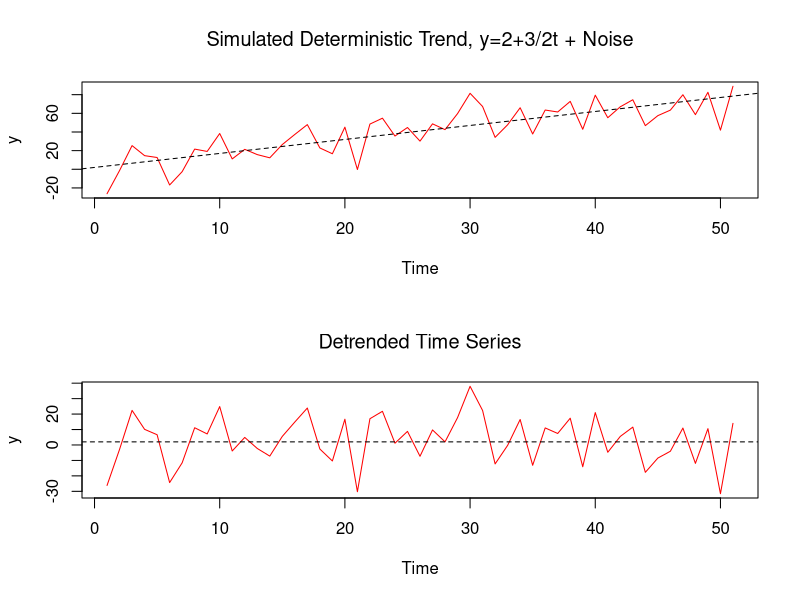
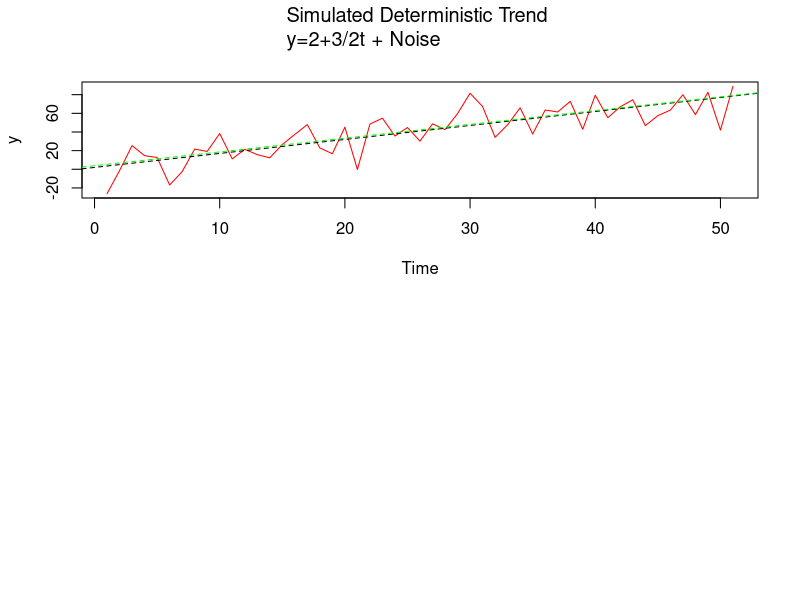
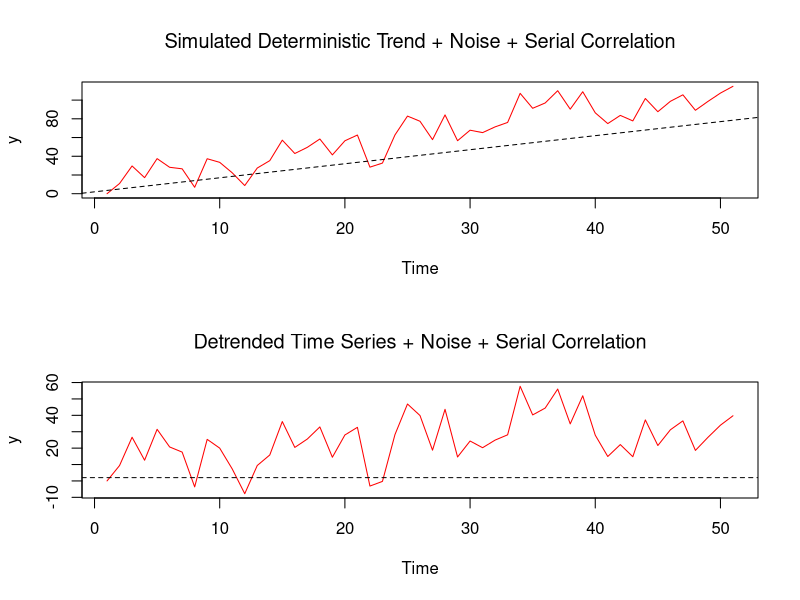
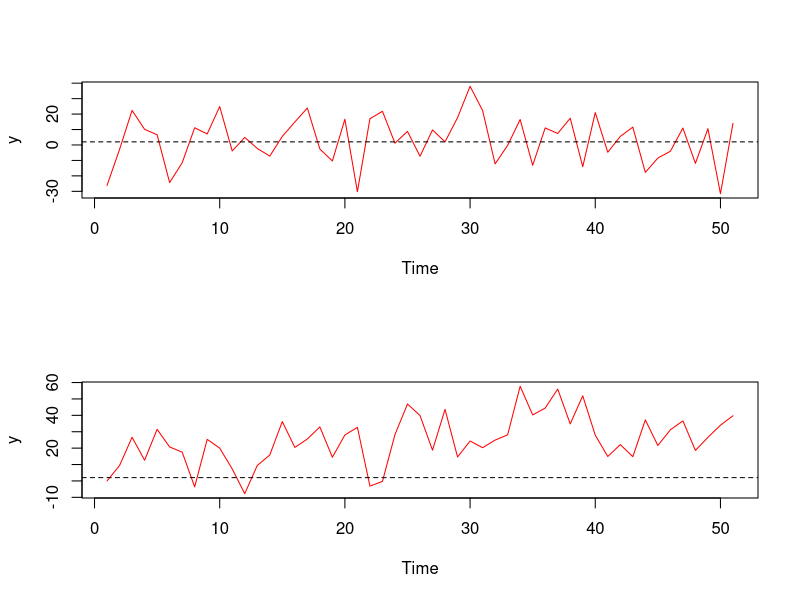
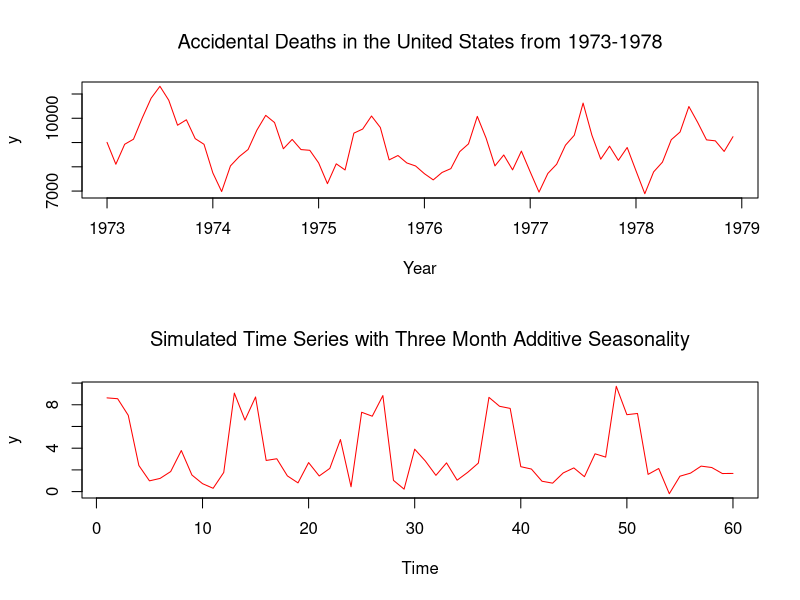
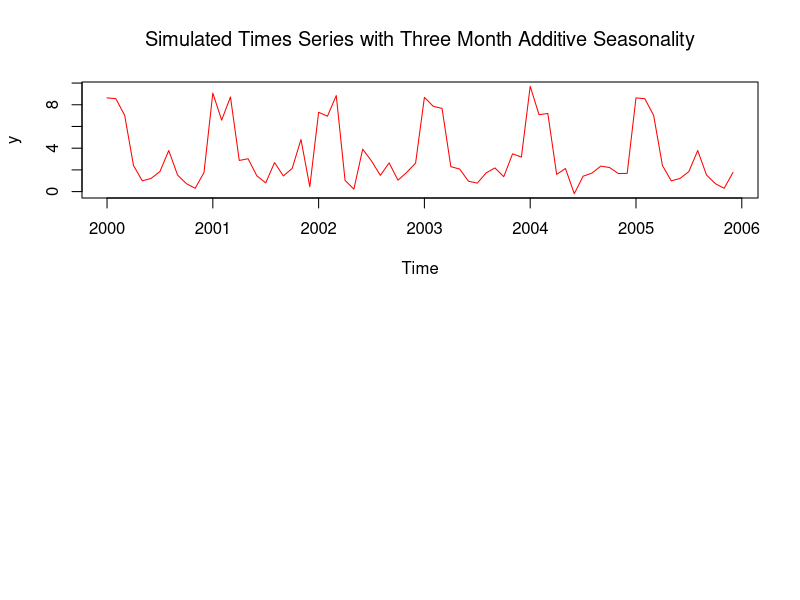
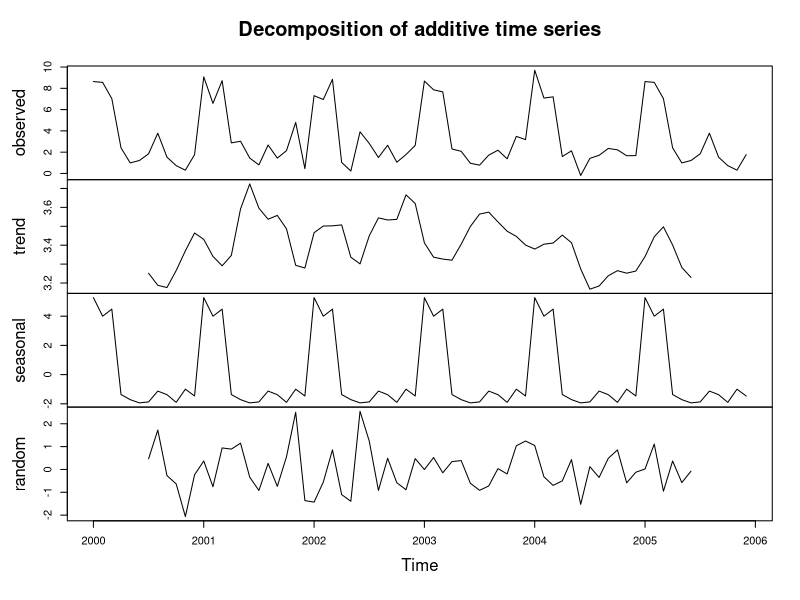
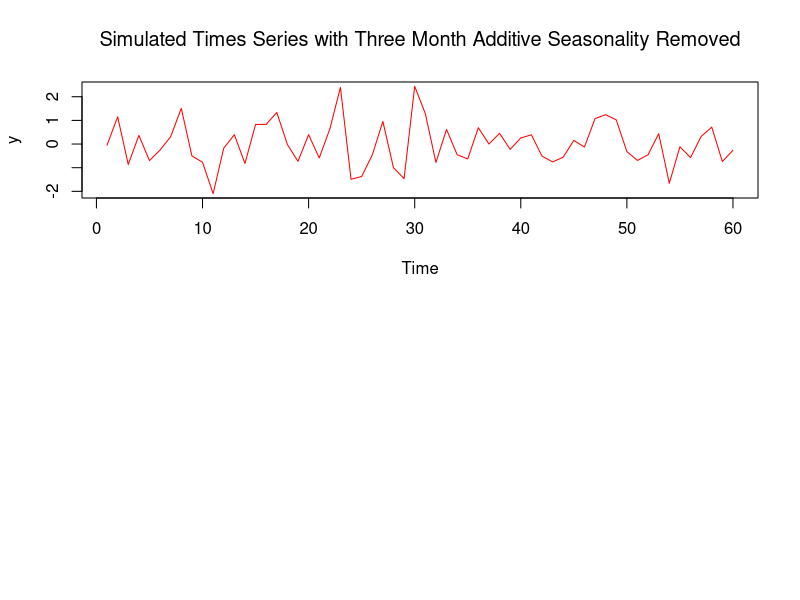

Recreate these plots in R, in order.
## ---- chunk 1
# Set the slope of the trend
b1 <- 3/2

#Set the intercept
b0 <- 2

#Set the number of periods
n <- 50
t <- seq(0,n)
y <- rep(0,n)

#Simulate the data
for (i in 1:length(t)){
	y[i] <- b1*t[i] + b0 + rnorm(1,0,15) 
	#The rnorm gives us the noise with mean 0, variance 15
}
## ---- chunk 2
#Plot the data
par(mfrow=c(2,1))
plot(y,type="l", col="red",ylab="y",xlab="Time",
     main=expression(paste
    ("Simulated Deterministic Trend, y=2+3/2t + Noise")))
abline(a=2,b=3/2,lty="dashed")

## ---- chunk 3
#Now de-trend the time series 
y.minus.tbeta <- rep(0,n)
for (i in 1:length(t)){
	y.minus.tbeta[i] <- y[i] - b1*t[i]
}

## ---- chunk 4
#Plot and take a minute to inspect the residuals
plot(y.minus.tbeta,type="l", col="red",ylab="y",xlab="Time",
     main=expression(paste("Detrended Time Series"))); abline(a=2,b=0,lty="dashed")
## ---- chunk 5
#Find the least squares estimate of the slope
slope1 <- lm(y~t)
slope1

#How does it compare to the true beta?
#Plot the data with the true beta and the estimated beta
## ---- chunk 6
plot(y,type="l", col="red",ylab="y",xlab="Time",main=expression(paste("Simulated Deterministic Trend 
y=2+3/2t + Noise"))); abline(a=2,b=3/2,lty="dashed")
abline(a=slope1$coefficients[1],b=slope1$coefficients[2],lty="dashed",col="green")
## ---- chunk 7
#Set the slope
b1 <- 3/2

#Set the intercept
b0 <- 2

#Set phi
phi <- 0.33

#Set the number of periods
n <- 50
t <- seq(0,n)
y <- rep(0,n)

for (i in 2:length(t)){
	y[i] <- y[i-1]*phi + b1*t[i] + b0 + rnorm(1,0,15)
}

## ---- chunk 8
#Plot the data and also the de-trended time series
par(mfrow=c(2,1))
plot(y,type="l", col="red",ylab="y",xlab="Time",
     main=expression(paste
("Simulated Deterministic Trend + Noise + Serial Correlation")))
abline(a=2,b=3/2,lty="dashed")

y.minus.tbeta2 <- rep(0,n)
for (i in 1:length(t)){
	y.minus.tbeta2[i] <- y[i] - b1*t[i]
}
## ---- chunk 9

#Plot the data and take a minute to inspect the residuals again
plot(y.minus.tbeta2,type="l", col="red",ylab="y",xlab="Time",main=expression(
  paste("Detrended Time Series + Noise + Serial Correlation")));abline(a=2,b=0,lty="dashed")
## ---- chunk 10
par(mfrow=c(2,1))
plot(y.minus.tbeta,type="l", col="red",ylab="y",xlab="Time");abline(a=2,b=0,lty="dashed")
plot(y.minus.tbeta2,type="l", col="red",ylab="y",xlab="Time");abline(a=2,b=0,lty="dashed")
## ---- chunk 11
accidents <- read.csv("USAccDeaths.csv",header=TRUE)
attach(accidents)
par(mfrow=c(2,1))
plot(time, USAccDeaths, type="l", 
col="red",ylab="y",xlab="Year", main = expression(
paste("Accidental Deaths in the United States from 1973-1978")))
## ---- chunk 12
#Simulate a time series with seasonal variation
#Assume the data is de-trended
b1 <- 0
#Set the intercept
b0 <- 2
#Set the number of periods
n <- 60			#Assume a one month period for 5 years
t <- seq(0,n)
y <- rep(0,n)
#Simulate the data
for (i in 1:n){
	y[i] <- b1*t[i] + b0 + rnorm(1,0,1)
}
#Introduce additive seasonality during the first three months of each year
a <- seq(1,60, by=12)
b <- seq(2,60, by=12)
c <- seq(3,60, by=12)
q <- sort(c(a,b,c))
for (i in q){
	y[i] <- y[i]+6 #Seasonality can be additive or multiplicative
}
## ---- chunk 13
#Plot the data
plot(y,type="l",col="red",ylab="y",xlab="Time", 
main = expression(paste("Simulated Time Series with Three Month Additive Seasonality")))
## ---- chunk 14
#R has a special class of objects that corresponds to time series data
#The ts function allows for you to create a time series object, use help(ts) for reference
ts.1 <- ts(y, start=c(2000,1), end=c(2005,12), frequency=12) 
#We are creating a time series of length 60 months that starts from Jan 2000 until Dec 2005
help(ts)
ts.1
## ---- chunk 15
plot(ts.1,type="l",col="red",ylab="y",xlab="Time", 
main = expression(paste("Simulated Times Series with Three Month Additive Seasonality")))
## ---- chunk 16
#Now remove the seasonal variation with the decompose function, use help(decompose for reference)
rm.seas.1 <- decompose(ts.1,type="additive")
plot(rm.seas.1)
## ---- chunk 17
#Alternatively, find the mean for each month, 
#then subtract the corresponding monthly mean from each observation
month.avg <- rep(NA, 12)
m <- seq(0,48,by=12)

for (i in 1:12){
	month.avg[i] <- mean(y[m+i]) #Find the monthly average
}     

month.avg <- rep(month.avg,5)
rm.seas.2 <- y-month.avg
rm.seas.1 <- ts.1-as.vector(rm.seas.1$seasonal)
cor(rm.seas.2, rm.seas.1[1:60])
## ---- chunk 18
plot(rm.seas.2,type="l",col="red",ylab="y",xlab="Time", 
main = expression(paste("Simulated Times Series with Three Month Additive Seasonality Removed")))
## ---- chunk 19
#Sample from an AR(1), phi_1 = 0.5, using arima.sim() 
y <- arima.sim(list(order = c(1,0,0), ar = 0.50, ma = NULL), n=1000)
#Plot the series against time
par(mfrow=c(2,1))
plot(y,type="l",col="red",ylab="y",xlab="Time", 
main = expression(paste("Simulated AR(1) process with ",
phi[1]," = 0.50"))); abline(a=0,b=0,lty="dashed")
## ---- chunk 20
#Plot the ACF and PACF
par(mfrow=c(2,1)); acf(y, main = expression(paste("ACF of AR(1) process with ",phi[1]," = 0.50")))
pacf(y, main = expression(paste("PACF of AR(1) process with ",phi[1]," = 0.50")))
## ---- chunk 21
#Simulate several AR(1) processes with -1 < phi < 1. 
#Plot the data and examine the ACF and PACF

#Sample from AR(1) with phi of 0.8
ar1.1 <- arima.sim(list(order = c(1,0,0), ar=0.8, ma=NULL),n=1000)

#Sample from AR(1) with phi of 0.15
ar1.2 <- arima.sim(list(order = c(1,0,0), ar=0.15, ma=NULL),n=1000)

#Sample from AR(1) with phi of 0.99
ar1.3 <- arima.sim(list(order = c(1,0,0), ar=0.99, ma=NULL),n=1000)
## ---- chunk 22
plot(ar1.1,type="l",col="red",ylab="y",xlab="Time", main = expression(
  paste("Simulated AR(1) process with ",phi[1]," = 0.8"))); abline(a=0,b=0,lty="dashed")
## ---- chunk 23
par(mfrow=c(2,1))
acf(ar1.1, main = expression(paste("ACF of AR(1) process with ",phi[1]," = 0.8")))
pacf(ar1.1, main = expression(paste("ACF of AR(1) process with ",phi[1]," = 0.8")))
## ---- chunk 24
plot(ar1.2,type="l",col="red",ylab="y",xlab="Time", main = expression(
  paste("Simulated AR(1) process with ",phi[1]," = 0.15"))); abline(a=0,b=0,lty="dashed")
## ---- chunk 25
par(mfrow=c(2,1))
acf(ar1.2, main = expression(paste("ACF of AR(1) process with ",phi[1]," = 0.15")))
pacf(ar1.2, main = expression(paste("ACF of AR(1) process with ",phi[1]," = 0.15")))
## ---- chunk 26
plot(ar1.3,type="l",col="red",ylab="y",xlab="Time", main = expression(
  paste("Simulated AR(1) process with ",phi[1]," = 0.99"))); abline(a=0,b=0,lty="dashed")
## ---- chunk 27
par(mfrow=c(2,1))
acf(ar1.3, main = expression(paste("ACF of AR(1) process with ",phi[1]," = 0.99")))
pacf(ar1.3, main = expression(paste("ACF of AR(1) process with ",phi[1]," = 0.99")))
## ---- chunk 28
#Check for a unit root on one of the AR(1) processes

#Perform a Phillips-Perron test or Augmented Dickey-Fuller test
library(tseries)
PP.test(ar1.1)
adf.test(ar1.1)
## ---- chunk 29
# Simulate an AR(1) process with phi = 1. 
# Plot the data and examine the ACF and PACF

#Set number of observations
n <- 1000

#Set phi
phi <- 1

#Set y 
ar1.4 <- rep(0,n)

#Simulate AR(1) process with unit root
for (i in 2:n){
	ar1.4[i] <- ar1.4[i-1] + rnorm(1)
}
## ---- chunk 30
#Plot the time series
plot(ar1.4,type="l",col="red",ylab="y",xlab="Time", main = expression(
paste("Simulated AR(1) process with ",phi[1]," = 1.0"))); abline(a=0,b=0,lty="dashed")
## ---- chunk 31
#Plot the ACF and PACF
par(mfrow=c(2,1)); acf(ar1.4, main = expression(paste("ACF of AR(1) process with ",phi[1]," = 1.0")))
pacf(ar1.4, main = expression(paste("PACF of AR(1) process with ",phi[1]," = 1.0")))
## ---- chunk 32
#Perform a unit root test on the data

#Perform a Phillips-Perron test or Augmented Dickey-Fuller test
PP.test(ar1.4)
adf.test(ar1.4)
## ---- chunk 33
#Simulate an AR(2) process with phi_1 = 0.5 and phi_2 = 0.2. 

#Plot the data and inspect the ACF and PACF
ar2.1 <- arima.sim(list(order = c(2,0,0), ar = c(0.50,0.2), ma = NULL), n=1000)

#Plot the series against time
par(mfrow=c(2,1))

plot(ar2.1,type="l",col="red",ylab="y",xlab="Time", main = expression(paste
("Simulated AR(2) process with ",phi[1]," = 0.5, ", phi[2]," =0.2")));abline(a=0,b=0,lty="dashed")
## ---- chunk 34
par(mfrow=c(2,1)) #Plot the ACF and PACF
acf(ar2.1, main = expression(paste("ACF of AR(2) process with ",phi[1]," = 0.50, ", phi[2]," =0.2")))
pacf(ar2.1, main = expression(paste("PACF of AR(2) process with ",phi[1]," = 0.50, ", phi[2]," =0.2")))
## ---- chunk 35

#Is the time series stationary?

#Confirm results with a unit root test
PP.test(ar2.1)
adf.test(ar2.1)
## ---- chunk 36
#Sample from an AR(2), phi_1 = 1.2, phi_2 = -0.2 and plot the ACF and PACF

#Set number of observations
n <- 1000

#Set phi
phi_1 <- 1.2
phi_2 <- -0.2

#Set y vector
ar2.2 <- rep(0,n)

#Simulate AR(2) process with unit root
for (i in 3:n){
	ar2.2[i] <- ar2.2[i-1]*phi_1 + ar2.2[i-2]*phi_2 + rnorm(1)
}
## ---- chunk 37
#Plot the time series
plot(ar2.2,type="l",col="red",ylab="y",xlab="Time", main = expression(paste
("Simulated AR(2) process with ",phi[1]," = 1.2 ", phi[2]," =-0.2")));abline(a=0,b=0,lty="dashed")

## ---- chunk 38
par(mfrow=c(2,1)) #Again, what can we (and can we not) infer from the ACF and PACF?
acf(ar2.2, main = expression(paste("ACF of AR(2) process with ",phi[1]," = 1.2 ", phi[2]," =-0.2")))
pacf(ar2.2, main = expression(paste("PACF of AR(2) process with ",phi[1]," = 1.2 ", phi[2]," =-0.2")))

## ---- chunk 39
#Try to check whether process is stationary with a unit root test

#Perform a Phillips-Perron or Augmented Dickey-Fuller test
adf.test(ar2.2)
PP.test(ar2.2)

## ---- chunk 40
#Simulate several MA(q) processes. 
#Plot the data and examine the ACFs and PACFs

#Sample from an MA(1), psi_1 = 0.5
ma1.1 <- arima.sim(list(order = c(0,0,1), ar = NULL, ma = 0.5), n=1000)

#Sample from MA(2) with psi_1 = 0.3 and psi_2=0.7
ma2.1 <- arima.sim(list(order=c(0,0,2), ar=NULL, ma=c(0.3,0.7)),n=1000)

#MA(5) with psi_1 = 0.3 and psi_2=0.7 and psi_3=0.5 and psi_4=0.7 and psi_5=1.2
ma5.1 <- arima.sim(list(order=c(0,0,5), ar=NULL, ma=c(0.3,0.7,0.5,0.7,1.2)),n=1000)
## ---- chunk 41
plot(ma1.1,type="l",col="red",ylab="y",xlab="Time",main = expression(paste
("Simulated MA(1) process with ",psi[1]," = 0.50")));abline(a=0,b=0,lty="dashed")
## ---- chunk 42
#Plot the ACF and PACF
par(mfrow=c(2,1))
acf(ma1.1, main = expression(paste("ACF of MA(1) process with ",psi[1]," = 0.50")))
pacf(ma1.1, main = expression(paste("PACF of MA(1) process with ",psi[1]," = 0.50")))
## ---- chunk 43
plot(ma2.1,type="l",col="red",ylab="y",xlab="Time", main = expression(paste
("Simulated MA(2) process with ",psi[1]," = 0.3 ",psi[2]," =0.7")));abline(a=0,b=0,lty="dashed")
## ---- chunk 44
par(mfrow=c(2,1)) #Plot the ACF and PACF
acf(ma2.1, main = expression(paste("ACF of MA(2) process with ",psi[1]," = 0.3 ",psi[2]," =0.7")))
pacf(ma2.1, main = expression(paste("ACF of MA(2) process with ",psi[1]," = 0.3 ",psi[2]," =0.7")))
## ---- chunk 45
plot(ma5.1,type="l",col="red",ylab="y",xlab="Time", main = expression(paste
("Simulated MA(5) process with ",psi[1]," = 0.3 ",psi[2]," =0.7 ",
psi[3]," =0.5 ", psi[4]," =0.7 ", psi[5], " =1.2")));abline(a=0,b=0,lty="dashed")
## ---- chunk 46
par(mfrow=c(3,1)) #Plot the ACF and PACF
acf(ma5.1, main = expression(paste("ACF of MA(5) process with ",
psi[1]," = 0.3 ",psi[2]," =0.7 ",psi[3]," =0.5 ", psi[4]," =0.7 ", psi[5], "=1.2")))
pacf(ma5.1, main = expression(paste("ACF of MA(5) process with ",
psi[1]," = 0.3 ",psi[2]," =0.7 ",psi[3]," =0.5 ", psi[4]," =0.7 ", psi[5], "=1.2")))
## ---- chunk 47
# Simulate an ARMA(1,1) process
arma1.1 <- arima.sim(list(order=c(1,0,1), ar=0.3, ma=0.5), n=1000)

par(mfrow=c(2,1)) # Plot the data
plot(arma1.1,type="l",col="red",ylab="y",xlab="Time", main = expression(
  paste("Simulated ARMA(1,1) process with ",phi[1]," = 0.3", " and ", psi[1]," = 0.5")))
abline(a=0,b=0,lty="dashed")
## ---- chunk 48
par(mfrow=c(3,1)) # Plot the ACF and PACF
acf(arma1.1, main = expression(paste("ACF of ARMA(1,1) process with ",
phi[1]," = 0.3", " and ", psi[1]," = 0.5")))
pacf(arma1.1, main = expression(paste("PACF of ARMA(1,1) process with ",
phi[1]," = 0.3", " and ", psi[1]," = 0.5")))
